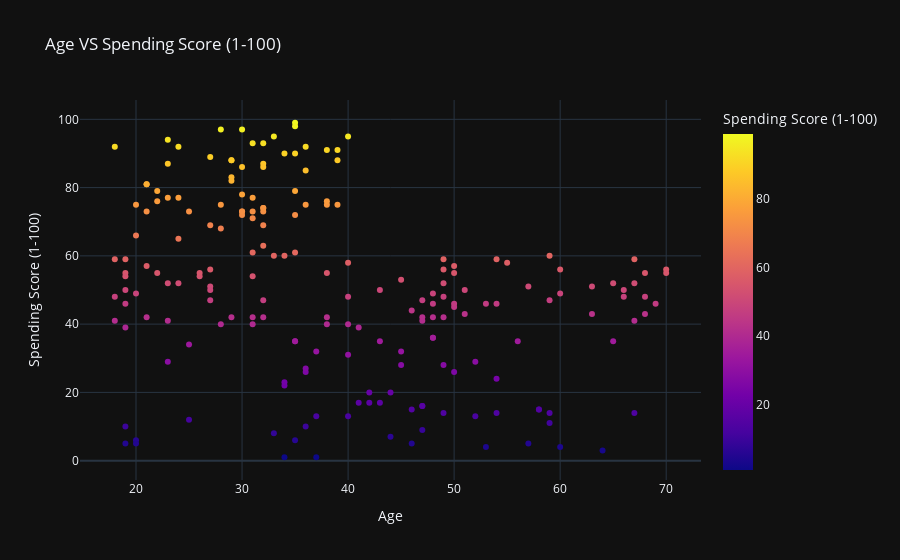

Notebook code for this chart:
### Markdown cell above
- Most Annual Income (k$) from age 30 to 50

### Code cell
fig = px.scatter(df_cleaned,
                 df_cleaned['Age'],
                 df_cleaned['Spending Score (1-100)'],
                 template = 'plotly_dark',
                 color = df_cleaned['Spending Score (1-100)'],
                 title = 'Age VS Spending Score (1-100)')
fig.show()

### Figure 1 — Plotly figure (JSON) as saved in the notebook; plotly's stock layout.template omitted (floating-point values rounded to 4 significant figures; data arrays with more than 128 entries replaced by an {"elided": "..."} marker saying what was removed)
{"data": [{"hovertemplate": "Age=%{x}<br>Spending Score (1-100)=%{marker.color}<extra></extra>", "legendgroup": "", "marker": {"color": {"elided": "198 int values"}, "coloraxis": "coloraxis", "symbol": "circle"}, "mode": "markers", "name": "", "orientation": "v", "showlegend": false, "type": "scatter", "x": {"elided": "198 int values"}, "xaxis": "x", "y": {"elided": "198 int values"}, "yaxis": "y"}], "layout": {"coloraxis": {"colorbar": {"title": {"text": "Spending Score (1-100)"}}, "colorscale": [[0, "#0d0887"], [0.1111, "#46039f"], [0.2222, "#7201a8"], [0.3333, "#9c179e"], [0.4444, "#bd3786"], [0.5556, "#d8576b"], [0.6667, "#ed7953"], [0.7778, "#fb9f3a"], [0.8889, "#fdca26"], [1, "#f0f921"]]}, "legend": {"tracegroupgap": 0}, "title": {"text": "Age VS Spending Score (1-100)"}, "xaxis": {"anchor": "y", "domain": [0, 1], "title": {"text": "Age"}}, "yaxis": {"anchor": "x", "domain": [0, 1], "title": {"text": "Spending Score (1-100)"}}}}
